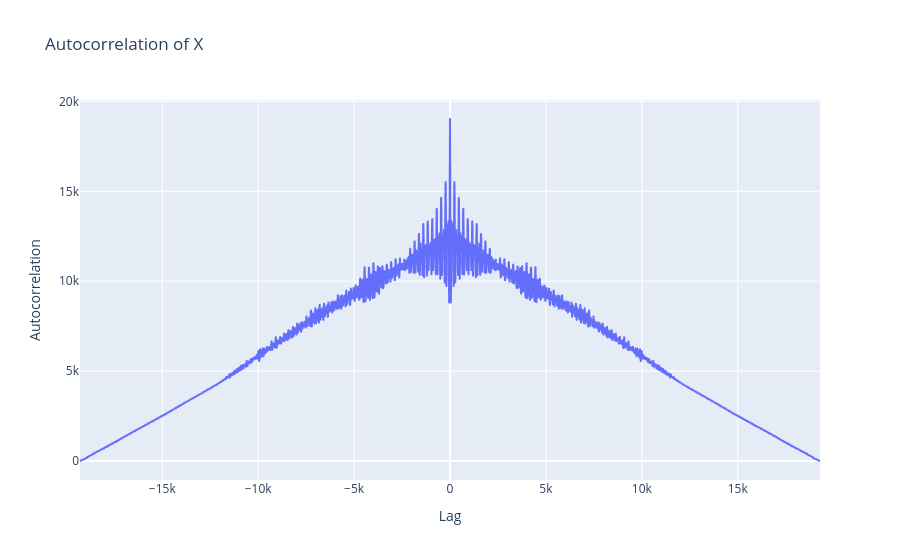

Notebook cell for this chart:
### Code cell
autocorr_X = np.correlate(df['X'], df['X'], mode='full')
lags = np.arange(-len(df['X']) + 1, len(df['X']))

fig = px.line(x=lags, y=autocorr_X, title='Autocorrelation of X')
fig.update_xaxes(title_text='Lag')
fig.update_yaxes(title_text='Autocorrelation')
fig

### Figure 1 — Plotly figure (JSON) as saved in the notebook; plotly's stock layout.template omitted (floating-point values rounded to 4 significant figures; data arrays with more than 128 entries replaced by an {"elided": "..."} marker saying what was removed)
{"data": [{"hovertemplate": "x=%{x}<br>y=%{y}<extra></extra>", "legendgroup": "", "line": {"color": "#636efa", "dash": "solid"}, "marker": {"symbol": "circle"}, "mode": "lines", "name": "", "showlegend": false, "type": "scattergl", "x": {"elided": "38579 int values"}, "xaxis": "x", "y": {"elided": "38579 float values"}, "yaxis": "y"}], "layout": {"legend": {"tracegroupgap": 0}, "title": {"text": "Autocorrelation of X"}, "xaxis": {"anchor": "y", "domain": [0, 1], "title": {"text": "Lag"}}, "yaxis": {"anchor": "x", "domain": [0, 1], "title": {"text": "Autocorrelation"}}}}
